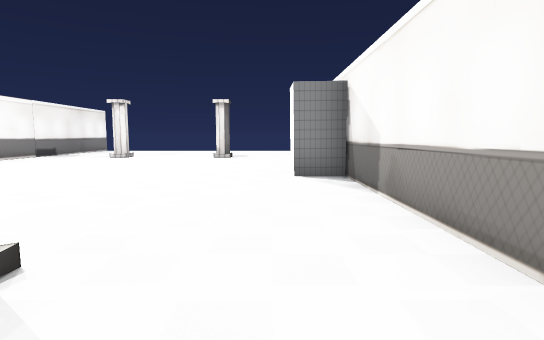
[1] (above)

16 first-person views from a walk through a 3-D level made in the Unity game engine. The camera is 1.5 m above the floor, tilts 6° down and sees 80° across. The floor is counted in squares, 2 m on a side. Each view is taken from the middle of a square. On the plan, view 1 faces up. The plan holds only what a view shows up to about 11 squares ahead; the rest is blank. The place goes on beyond the plan. The player character is not drawn. Some surface patterns are stand-ins.

[2]
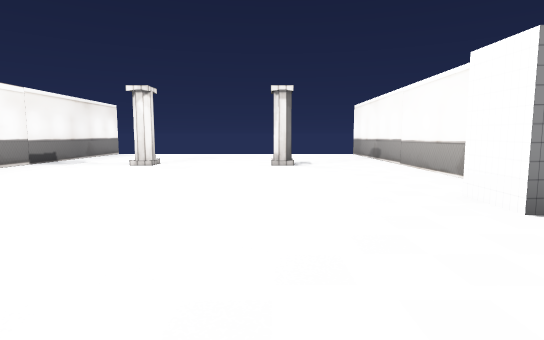

[3]
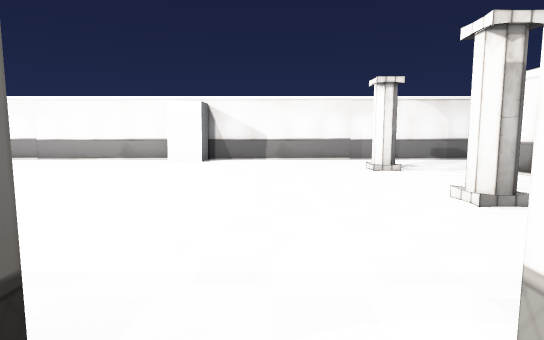

[4]
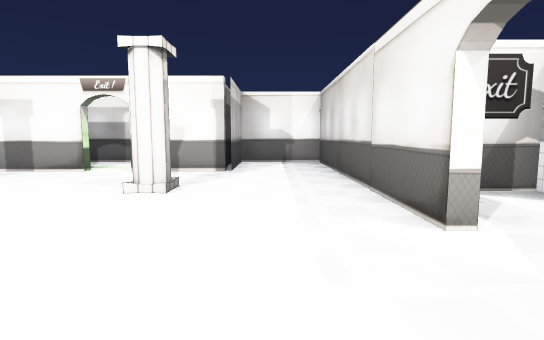

[5]
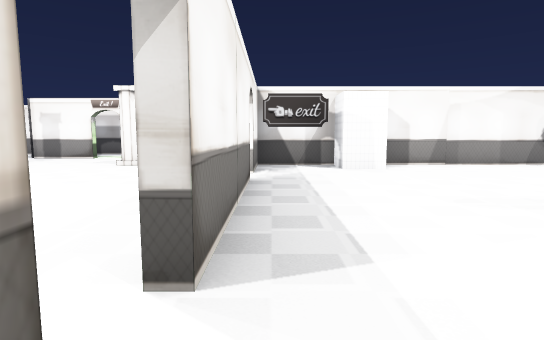

[6]
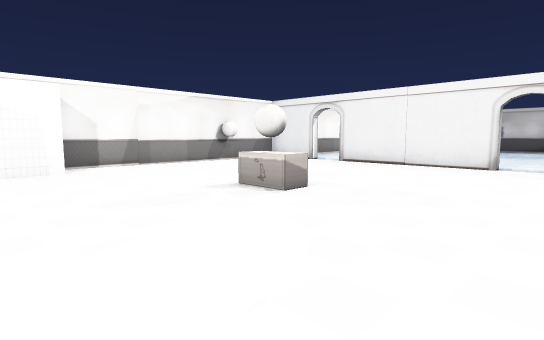

[7]
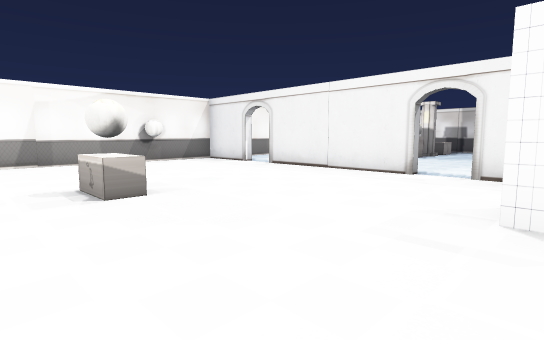

[8]
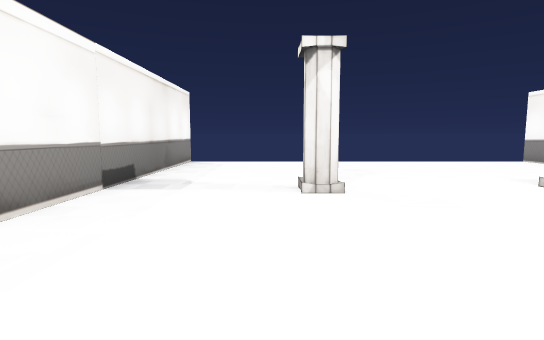

[9]
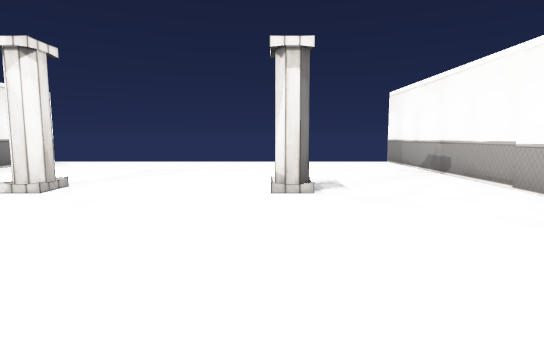

[10]
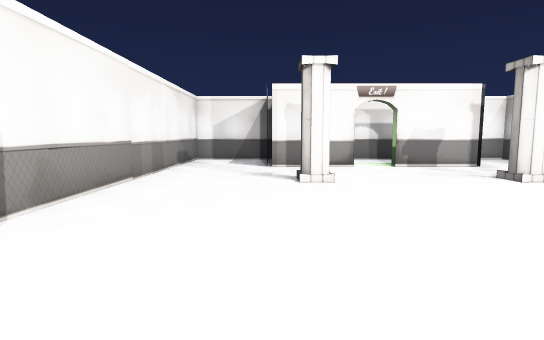

[11]
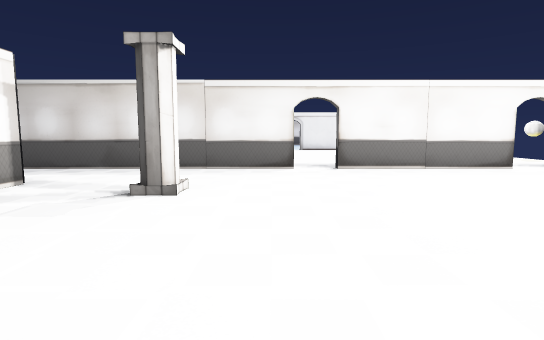

[12]
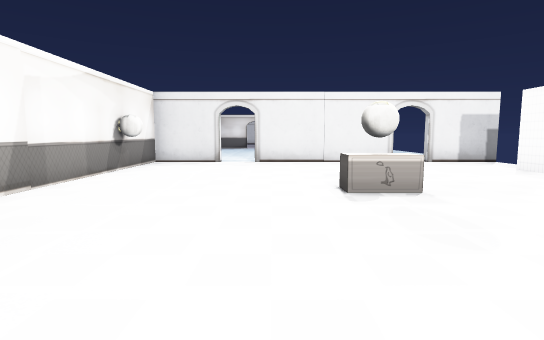

[13]
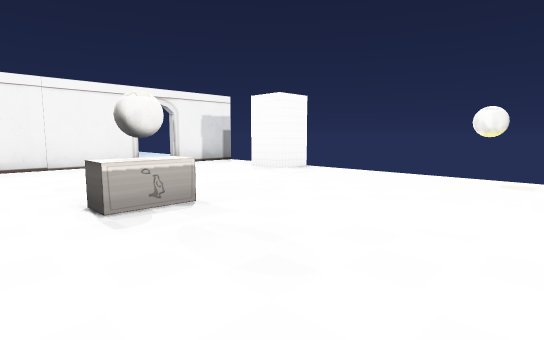

[14]
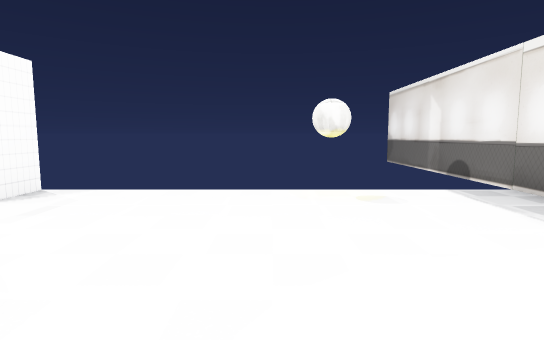

[15]
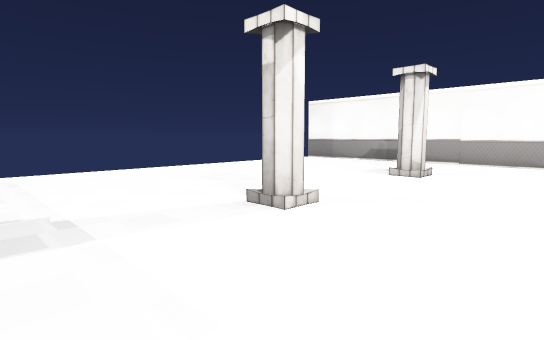

[16]
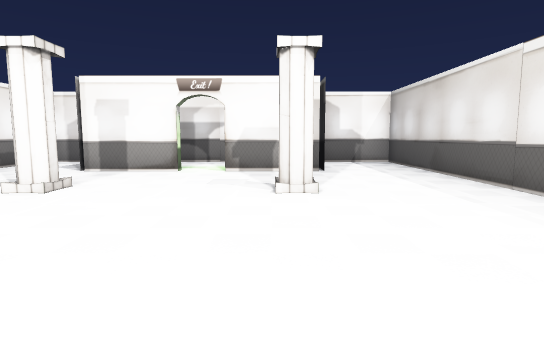

### Floor plan
Key: @ floor where view 1 was taken; # wall or solid block; x gap in a wall; . floor; O other object.
Columns run from 24 left of view 1 to 2 right of it. Each row starts with its distance up from view 1.
 17                #          #
 16                #..........#
 15                #..........#
 14                #..........#
 13                #..........#
 12       # #      #...#......#
 11       #.#......##.....#...#
 10       #.........#.........#
  9 ..........................#
  8 ......#.........#.........#
  7 ...   #....O....#........##
  6       #....O....#........##
  5       #.........#.........#
  4      .....................#
  3      .#.........#.........#
  2       #......#..#..#......#
  1       ###########.....#...#
  0                #........@.#
 -1                #..##xx##..#
 -2                #..#....#..#
 -3                #..######..#
 -4                ####    ####

Where each view was taken, in squares from view 1:
view 1: 0 up, 0 right, facing up
view 2: 3 up, 2 left, facing up
view 3: 4 up, 9 left, facing right
view 4: 6 up, 7 left, facing down
view 5: 10 up, 9 left, facing down
view 6: 10 up, 10 left, facing down-left
view 7: 11 up, 12 left, facing down-left
view 8: 7 up, 6 left, facing up
view 9: 7 up, 2 left, facing up
view 10: 7 up, 1 left, facing down
view 11: 3 up, 1 left, facing left
view 12: 5 up, 9 left, facing left
view 13: 5 up, 10 left, facing up-left
view 14: 7 up, 12 left, facing up
view 15: 9 up, 8 left, facing up-right
view 16: 6 up, 5 left, facing down
